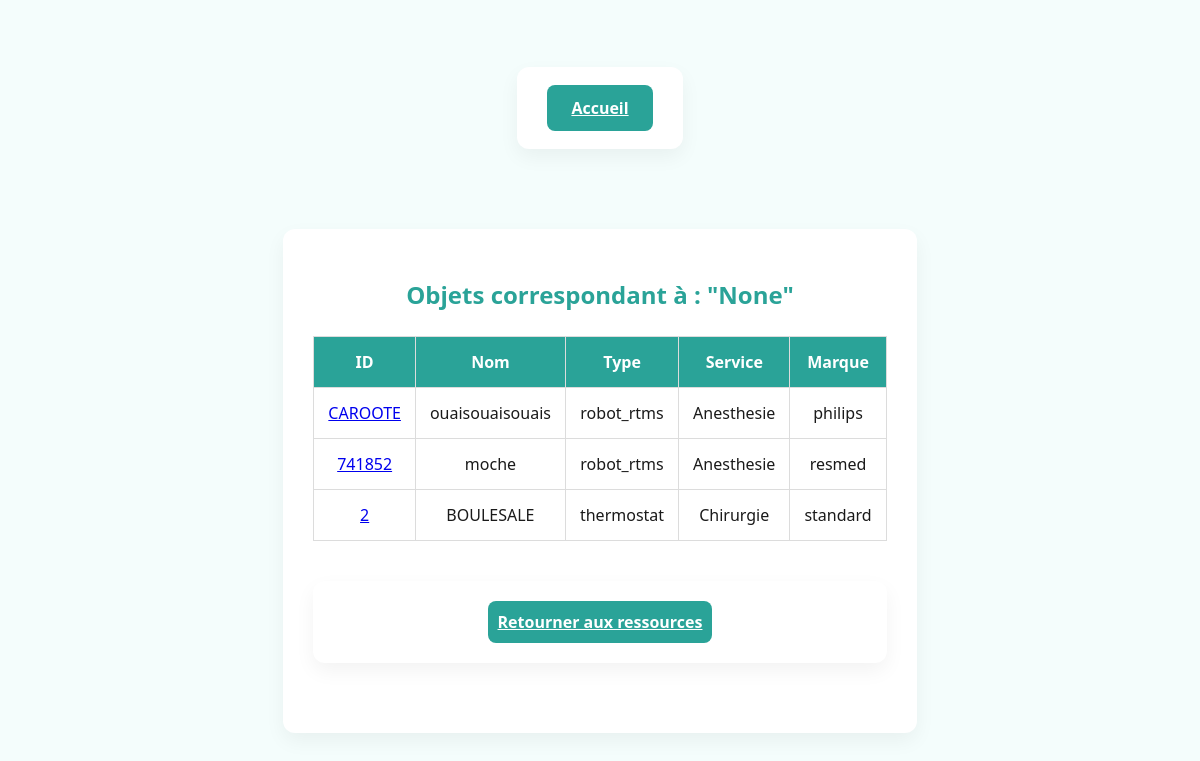
/search_objets, run on an earlier commit of the app's database.
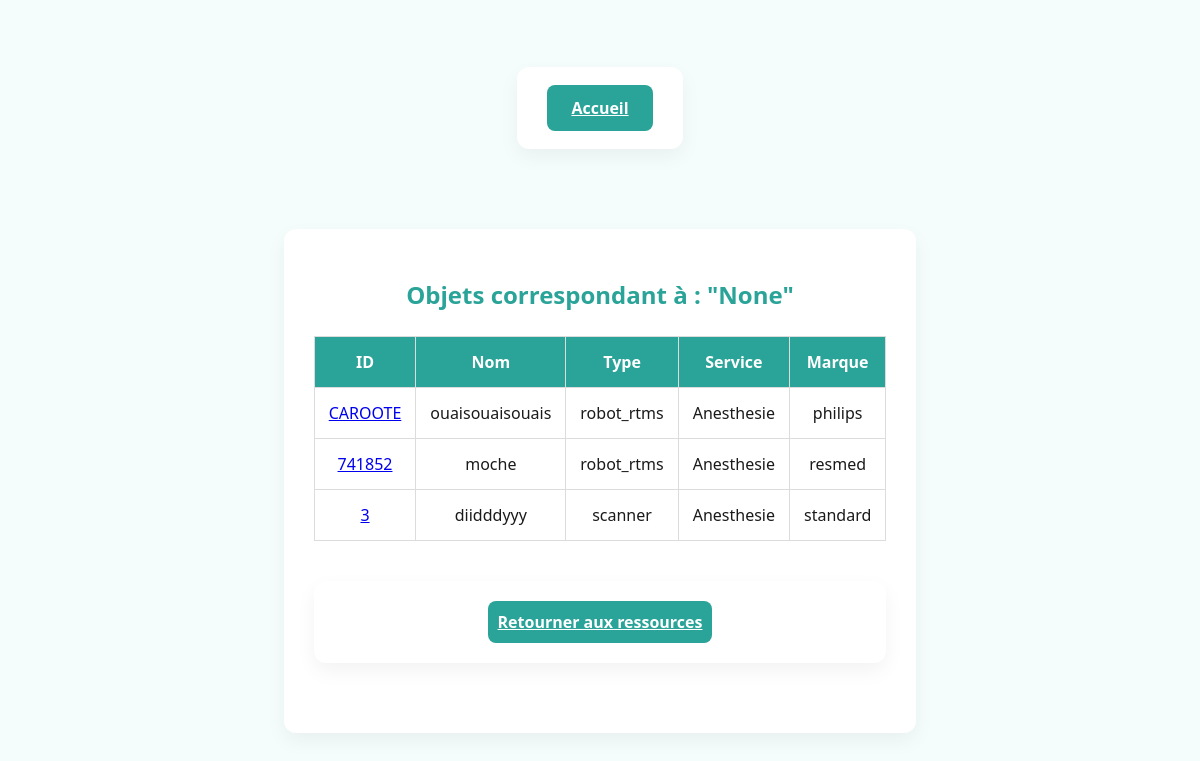
And on a later commit of the database.
### tables this page shows
CREATE TABLE Objet (
    ID INT PRIMARY KEY,
    TempActuelle REAL,
    tempcible REAL,
    mode VARCHAR(30),
    connectivite VARCHAR(30),
    batterie REAL,
    service VARCHAR(30),
    marque VARCHAR(50),
    nom VARCHAR(255),
    type VARCHAR(30),
    dernierReglage DATE,
    ConsommationL REAL,
    ConsommationW REAL
);

### app.py (the view)
@app.route('/search_objets', methods=['GET'])
def search_objets():
    search_query = request.args.get('search-input')
    service_filter = request.args.get('service-filter')
    type_filter = request.args.get('type-filter')
    marque_filter = request.args.get('marque-filter')
    con = sql.connect("donnees.db")
    cur = con.cursor()
    sql_query = "SELECT * FROM Objet WHERE 1=1"
    params = []
    if search_query:
        sql_query += " AND (ID LIKE ? OR nom LIKE ?)"
        params.extend(['%' + search_query + '%'] * 2)
    if service_filter:
        sql_query += " AND service = ?"
        params.append(service_filter)
    if type_filter:
        sql_query += " AND type = ?"
        params.append(type_filter)
    if marque_filter:
        sql_query += " AND marque = ?"
        params.append(marque_filter)
    cur.execute(sql_query, params)
    results = cur.fetchall()
    con.close()
    if 'username' in session and results:
        pseudonyme = session['username']
        update_user_points(pseudonyme, 1, 1)
    return render_template('resultats-objets.html', results=results, query=search_query)

### app.py (called while the page is built)
@app.context_processor
def inject_user_type():
    def get_user_type_safe(pseudo):
        result = get_user_type(pseudo)
        return int(result[0]) if result else 0
    return dict(get_user_type=get_user_type_safe)

### templates/resultats-objets.html (shortened to what this page needs)
<!DOCTYPE html>
<html lang="fr">
<head>
    <link rel="stylesheet" href="{{ url_for('static', filename='dist/css/styles.css') }}">
</head>
<body>
    <div class="container">
        <a href="{{ url_for('accueil') }}" class="btn btn-danger">Accueil</a>
    </div>
    <div class="container">
        <h2>Objets correspondant à : "{{ query }}"</h2>
        {% if results %}
        <table class="table">
            <thead>
                <tr>
                    <th>ID</th>
                    <th>Nom</th>
                    <th>Type</th>
                    <th>Service</th>
                    <th>Marque</th>
                </tr>
            </thead>
            <tbody>
                {% for obj in results %}
                <tr>
                    <td data-label="ID"><a href="{{ url_for('visualiser_objet', id=obj[0]) }}">{{ obj[0] }}</a></td>
                    <td data-label="Nom">{{ obj[8] }}</td>
                    <td data-label="Type">{{ obj[9] }}</td>
                    <td data-label="Service">{{ obj[6] }}</td>
                    <td data-label="Marque">{{ obj[7] }}</td>
                </tr>
                {% endfor %}
            </tbody>
        </table>
        {% else %}
        <p>Aucun objet trouvé.</p>
        {% endif %}
        <div class="container">
            <a href="{{ url_for('gestion_ressources') }}" class="btn btn-secondary">Retourner aux ressources</a>
        </div>
    </div>
</body>
</html>

What changed in the data, as far as the page shows it:
removed Objet: ID "2", nom "BOULESALE", type "thermostat", service "Chirurgie", marque "standard"
added Objet: ID "3", nom "diidddyyy", type "scanner", service "Anesthesie", marque "standard"
